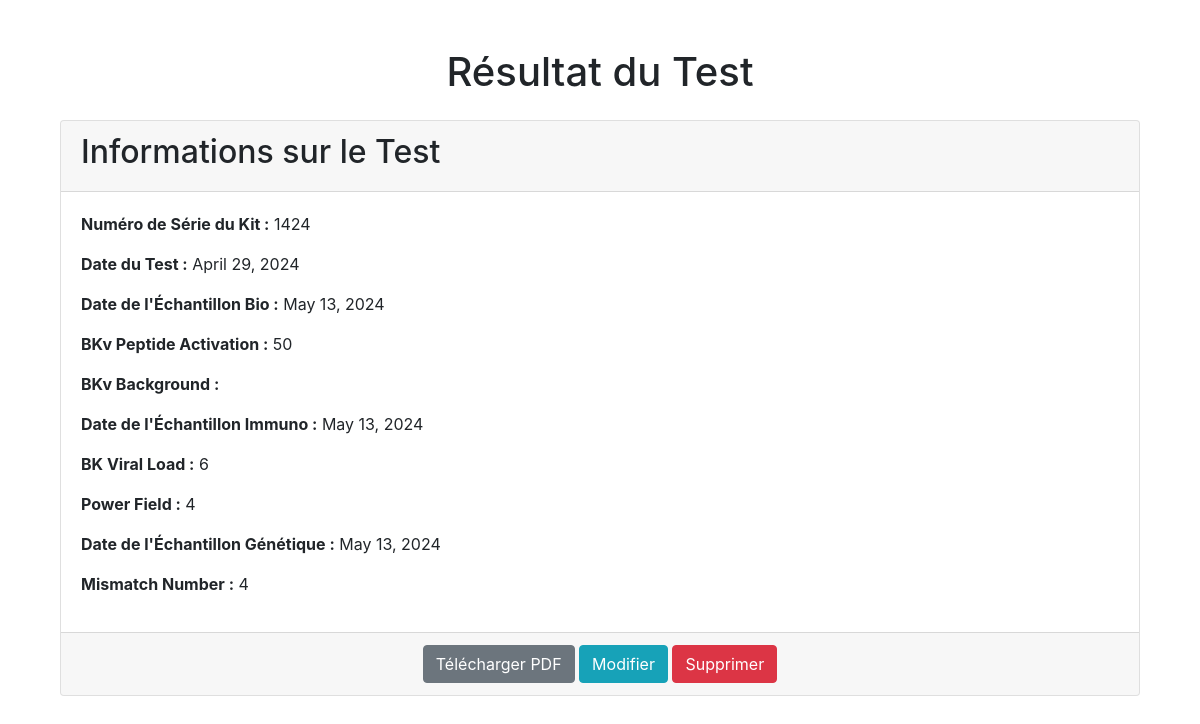
Page /test/1/ (signed in) on the committed database.
### WEBAPP/models.py (models this page shows, shortened)
class Test(models.Model):
    user = models.ForeignKey(settings.AUTH_USER_MODEL, on_delete=models.CASCADE, related_name='tests')
    patient = models.ForeignKey("Patient", related_name='tests', on_delete=models.CASCADE)
    serial_number = models.CharField(max_length=4)
    test_date = models.DateField()
    bio_sample_date = models.DateField(default=datetime.date.today)
    BKv_peptide_activation = models.IntegerField(max_length=3,default='0')
    background = models.IntegerField(max_length=3,default='0')
    immuno_sample_date = models.DateField(default=datetime.date.today)
    BK_viral_load = models.IntegerField(default='1')
    POWER_CHOICES = [
        (0, '0'),
        (1, '1'),
        (2, '2'),
        (3, '3'),
        (4, '4'),
        (5, '5'),
        (6, '6'),
        (7, '7'),
        (8, '8'),
    ]
    power_field = models.IntegerField(choices=POWER_CHOICES,default='4')
    gen_sample_date = models.DateField(default=datetime.date.today)
    mismatch_number_CHOICES = [
        (0, '0'),
        (1, '1'),
        (2, '2'),
        (3, '3'),
        (4, '4'),
        (5, '5'),
        (6, '6'),
        (7, '7'),
        (8, '8'),
        (9, '9'),
        (10, '10'),
        (11, '11'),
        (12, '12'),
    ]
    mismatch_number = models.IntegerField(choices=mismatch_number_CHOICES,default='4')
    gen1 = models.FloatField(null=True, blank=True)
    bio1 = models.FloatField(null=True, blank=True)
    immuno1 = models.FloatField(null=True, blank=True)
    distance_svm = models.FloatField(null=True, blank=True)
    indice_knn = models.IntegerField(null=True, blank=True)
    risque = models.CharField(max_length=100, null=True, blank=True)

### WEBAPP/views.py (the view)
# urls.py: path('test/<int:test_id>/', views.read_test, name='read_test'),
@login_required
def read_test(request, test_id):
    test = get_object_or_404(Test, id=test_id, user=request.user)
    return render(request, 'WEBAPP/read_test.html', {'test': test})

### WEBAPP/templates/WEBAPP/read_test.html
{% extends 'base.html' %}
{% block content %}
<div class="container">
    <h1 class="text-center">Résultat du Test</h1>
    <div class="card mt-4">
        <div class="card-header">
            <h2>Informations sur le Test</h2>
        </div>
        <div class="card-body">
            <p><strong>Numéro de Série du Kit :</strong> {{ test.serial_number }}</p>
            <p><strong>Date du Test :</strong> {{ test.test_date }}</p>
            <p><strong>Date de l'Échantillon Bio :</strong> {{ test.bio_sample_date }}</p>
            <p><strong>BKv Peptide Activation :</strong> {{ test.BKv_peptide_activation }}</p>
            <p><strong>BKv Background :</strong> {{ test.BKv_background }}</p>
            <p><strong>Date de l'Échantillon Immuno :</strong> {{ test.immuno_sample_date }}</p>
            <p><strong>BK Viral Load :</strong> {{ test.BK_viral_load }}</p>
            <p><strong>Power Field :</strong> {{ test.power_field }}</p>
            <p><strong>Date de l'Échantillon Génétique :</strong> {{ test.gen_sample_date }}</p>
            <p><strong>Mismatch Number :</strong> {{ test.mismatch_number }}</p>
        </div>
        <div class="card-footer text-center">
            <a href="{% url 'download_test_pdf' test.id %}" class="btn btn-secondary">Télécharger PDF</a>
            <a href="{% url 'edit_test' test.id %}" class="btn btn-info">Modifier</a>
            <a href="{% url 'delete_test' test.id %}" class="btn btn-danger">Supprimer</a>
        </div>
    </div>
</div>
{% endblock %}

### rows in the picture
Test: serial_number "1424", test_date "April 29, 2024", bio_sample_date "May 13, 2024", BKv_peptide_activation "50", immuno_sample_date "May 13, 2024", BK_viral_load "6", power_field "4", gen_sample_date "May 13, 2024", mismatch_number "4"
